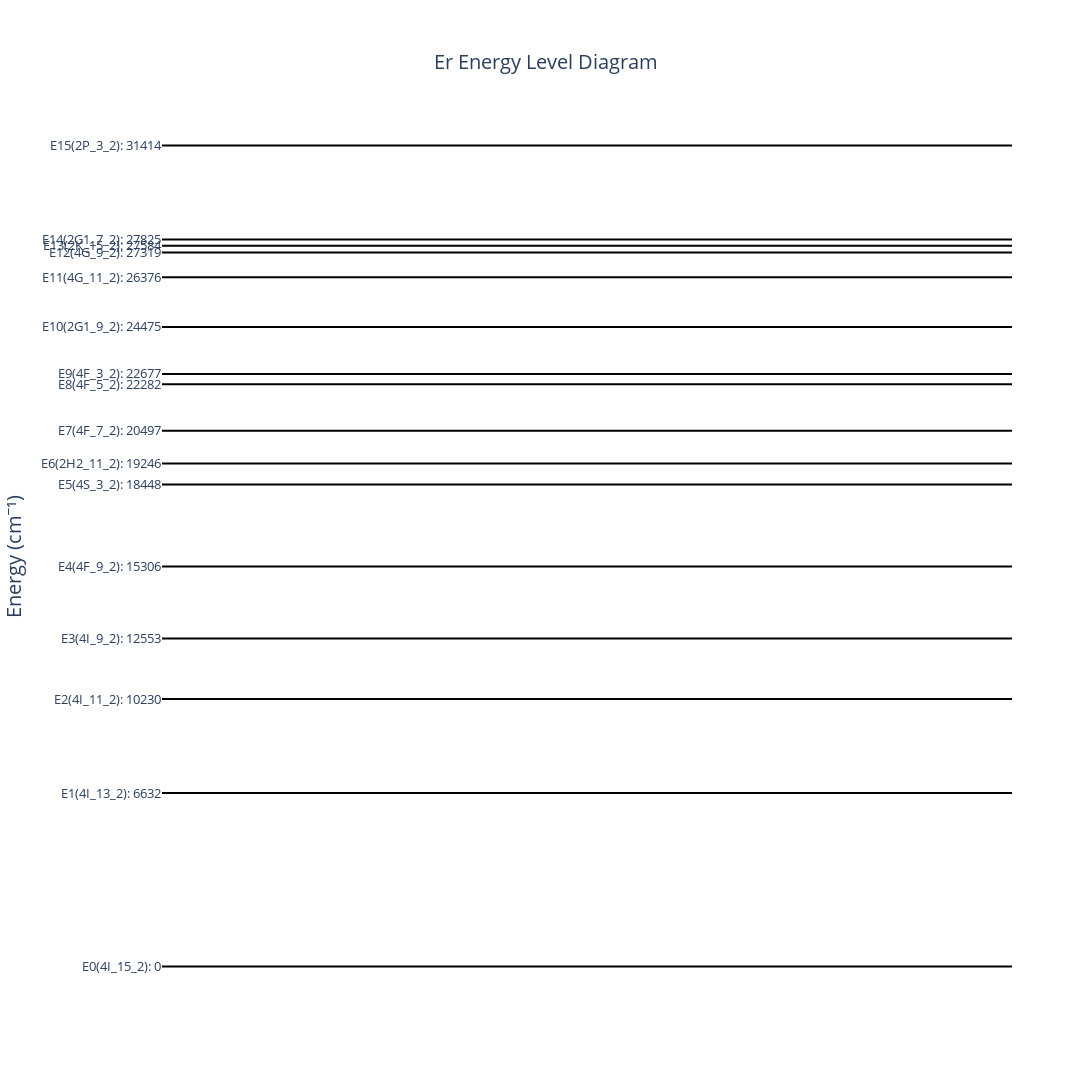

Notebook source saved alongside this figure:
### Markdown cell above
# `1. class EnergyLevelDiagram`

## Visualization of energy level diagram

### Code cell
diagram = Er_EnergyLevelDiagram('Er',Er_energy)
diagram.plot_diagram()

### Figure 1 — Plotly figure (JSON) as saved in the notebook; plotly's stock layout.template omitted (floating-point values rounded to 4 significant figures)
{"data": [{"line": {"color": "black", "width": 2}, "mode": "lines", "showlegend": false, "type": "scatter", "x": [0, 1], "y": [0, 0]}, {"line": {"color": "black", "width": 2}, "mode": "lines", "showlegend": false, "type": "scatter", "x": [0, 1], "y": [6632, 6632]}, {"line": {"color": "black", "width": 2}, "mode": "lines", "showlegend": false, "type": "scatter", "x": [0, 1], "y": [10230, 10230]}, {"line": {"color": "black", "width": 2}, "mode": "lines", "showlegend": false, "type": "scatter", "x": [0, 1], "y": [12553, 12553]}, {"line": {"color": "black", "width": 2}, "mode": "lines", "showlegend": false, "type": "scatter", "x": [0, 1], "y": [15306, 15306]}, {"line": {"color": "black", "width": 2}, "mode": "lines", "showlegend": false, "type": "scatter", "x": [0, 1], "y": [18448, 18448]}, {"line": {"color": "black", "width": 2}, "mode": "lines", "showlegend": false, "type": "scatter", "x": [0, 1], "y": [19246, 19246]}, {"line": {"color": "black", "width": 2}, "mode": "lines", "showlegend": false, "type": "scatter", "x": [0, 1], "y": [20497, 20497]}, {"line": {"color": "black", "width": 2}, "mode": "lines", "showlegend": false, "type": "scatter", "x": [0, 1], "y": [22282, 22282]}, {"line": {"color": "black", "width": 2}, "mode": "lines", "showlegend": false, "type": "scatter", "x": [0, 1], "y": [22677, 22677]}, {"line": {"color": "black", "width": 2}, "mode": "lines", "showlegend": false, "type": "scatter", "x": [0, 1], "y": [24475, 24475]}, {"line": {"color": "black", "width": 2}, "mode": "lines", "showlegend": false, "type": "scatter", "x": [0, 1], "y": [26376, 26376]}, {"line": {"color": "black", "width": 2}, "mode": "lines", "showlegend": false, "type": "scatter", "x": [0, 1], "y": [27319, 27319]}, {"line": {"color": "black", "width": 2}, "mode": "lines", "showlegend": false, "type": "scatter", "x": [0, 1], "y": [27584, 27584]}, {"line": {"color": "black", "width": 2}, "mode": "lines", "showlegend": false, "type": "scatter", "x": [0, 1], "y": [27825, 27825]}, {"line": {"color": "black", "width": 2}, "mode": "lines", "showlegend": false, "type": "scatter", "x": [0, 1], "y": [31414, 31414]}], "layout": {"height": 1100, "plot_bgcolor": "white", "title": {"font": {"size": 20}, "text": "Er Energy Level Diagram", "x": 0.5, "y": 0.95}, "width": 1100, "xaxis": {"showgrid": false, "tickmode": "array", "tickvals": []}, "yaxis": {"autorange": true, "showgrid": false, "tickfont": {"size": 13}, "tickmode": "array", "ticktext": ["E0(4I_15_2): 0", "E1(4I_13_2): 6632", "E2(4I_11_2): 10230", "E3(4I_9_2): 12553", "E4(4F_9_2): 15306", "E5(4S_3_2): 18448", "E6(2H2_11_2): 19246", "E7(4F_7_2): 20497", "E8(4F_5_2): 22282", "E9(4F_3_2): 22677", "E10(2G1_9_2): 24475", "E11(4G_11_2): 26376", "E12(4G_9_2): 27319", "E13(2K_15_2): 27584", "E14(2G1_7_2): 27825", "E15(2P_3_2): 31414"], "tickvals": [0, 6632, 10230, 12553, 15306, 18448, 19246, 20497, 22282, 22677, 24475, 26376, 27319, 27584, 27825, 31414], "title": {"font": {"size": 20}, "text": "Energy (cm⁻¹)"}, "type": "linear"}}}
